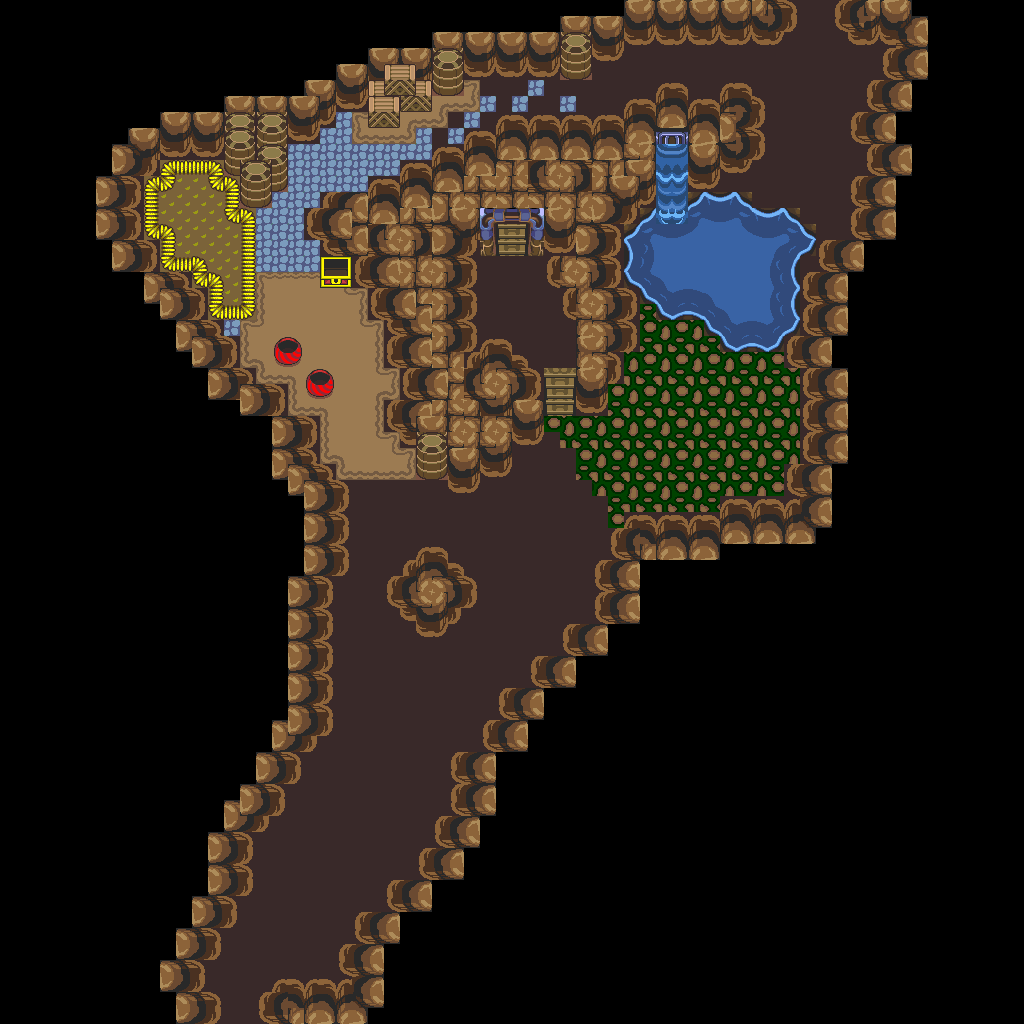

Rendered tile map (Tiled .tmx) drawn with the repository's tilesets; below, a short description and the map source with its tile grids summarised:
An orthogonal 64x64 tile map with 16x16 px tiles, 1 tile layer (base), 2 hidden layers not drawn.

<map version="1.10" tiledversion="1.12.1" orientation="orthogonal" renderorder="right-down" width="64" height="64" tilewidth="16" tileheight="16" infinite="0" nextlayerid="4" nextobjectid="1">
 <tileset firstgid="1" source="../classiciphone_pics4.tsx" />
 <layer id="1" name="base" width="64" height="64">
  <data>[4096 cells, 4096 non-empty, 127 distinct tile ids]</data>
 </layer>
 <layer id="2" name="collision" width="64" height="64" visible="0">
  <properties><property name="collision" value="true" /></properties>
  <data>[4096 cells, 3170 non-empty, 1 distinct tile ids]</data>
 </layer>
 <layer id="3" name="water" width="64" height="64" visible="0">
  <properties><property name="terrain" value="water" /></properties>
  <data>[4096 cells, 220 non-empty, 1 distinct tile ids]</data>
 </layer>
</map>
